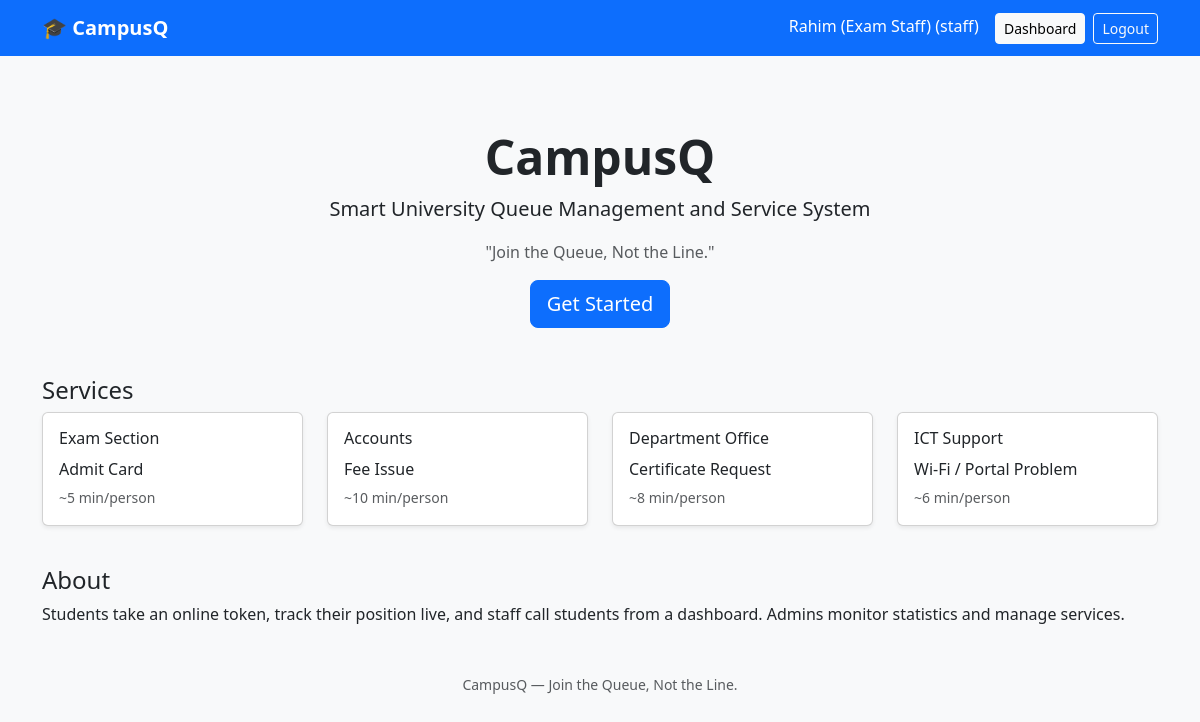
/ (signed in), run on the app's committed database.
### tables this page shows
CREATE TABLE services(id INT AUTO_INCREMENT PRIMARY KEY, department VARCHAR(60), name VARCHAR(80), code VARCHAR(4), avg_min INT DEFAULT 5);

### index.php (the view, shortened to what this page needs)
<?php require 'inc.php'; top(); $s=q("SELECT * FROM services")->fetchAll(); ?>
<div class="text-center py-5"><h1 class="display-5 fw-bold">CampusQ</h1><p class="lead">Smart University Queue Management and Service System</p><p class="text-muted">"Join the Queue, Not the Line."</p><a href="register.php" class="btn btn-primary btn-lg">Get Started</a></div>
<h4>Services</h4><div class="row"><?php foreach($s as $x): ?><div class="col-md-3 mb-3"><div class="card h-100 shadow-sm"><div class="card-body"><h6><?=h($x['department'])?></h6><p class="mb-1"><?=h($x['name'])?></p><small class="text-muted">~<?=$x['avg_min']?> min/person</small></div></div></div><?php endforeach; ?></div>
<h4 class="mt-4">About</h4><p>Students take an online token, track their position live, and staff call students from a dashboard. Admins monitor statistics and manage services.</p>

### data on the page
services: department "Exam Section", name "Admit Card", avg_min "5"
services: department "Accounts", name "Fee Issue", avg_min "10"
services: department "Department Office", name "Certificate Request", avg_min "8"
services: department "ICT Support", name "Wi-Fi / Portal Problem", avg_min "6"

### other printed values
$u['name'] "Rahim (Exam Staff)"
$r "staff"
